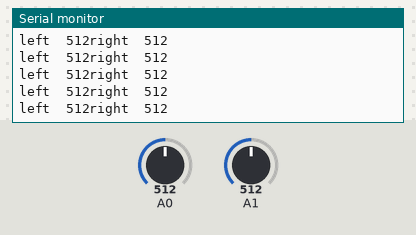
Bench run of a sketch on a simulated Arduino Uno, built with avr-gcc and run on an emulated ATmega328P. On the bench: the last lines printed to the serial monitor. The inputs (shaded band) are chosen by the test bench; at power-on: A1 = 512, A0 = 512.

Above: at 2.7 s.
2.8 s: A1 set to 991
At 3.4 s:
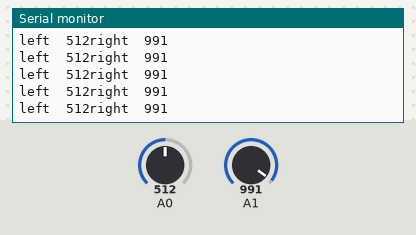
5.8 s: A1 set to 1015
At 6.4 s:
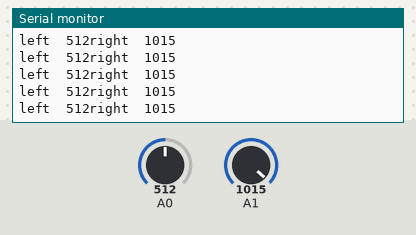
7.3 s: A0 set to 111
At 8.3 s:
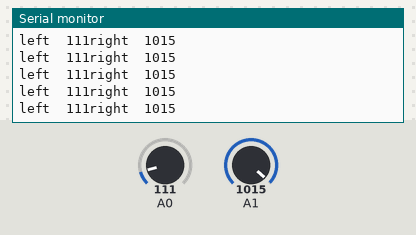
10.3 s: A0 set to 89
At 10.8 s:
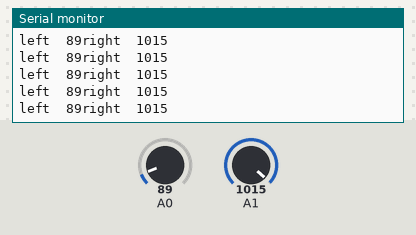
Timing chart, 0 to 13.3 s (numbered marks = the images above; inputs shaded):
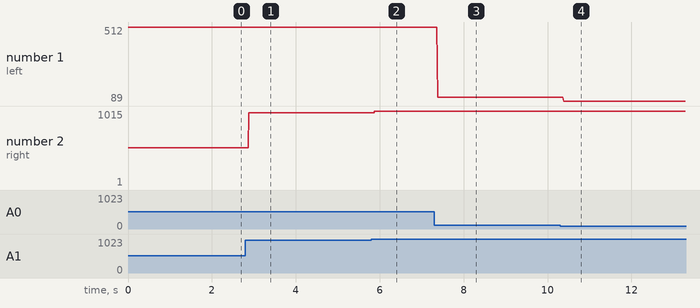

The sketch:

sensortest.ino
```cpp
int white=0;
void setup() {
  // put your setup code here, to run once:
  Serial.begin(9600);
}

void loop() {
  // put your main code here, to run repeatedly:
  int left = analogRead(A0);
  int right= analogRead(A1);
  // if ((analogRead(A2)<200)){
  //   //前方センサが白を検知
  //     white=white+1;
  //     //backを1に
  //   //}
  // }
  Serial.print("left  ");
  Serial.print(left);
  Serial.print("right  ");
  Serial.println(right);
  // Serial.print("front");
  // Serial.print(front);
  // Serial.print("backL");
  // Serial.print(backl);
  // Serial.print("backR");
  // Serial.println(backr);
}
```

Measured:
- after the input at 2.8 s, the serial monitor: prints a new line after 0.08 s (image 1)
- after the input at 5.8 s, the serial monitor: prints a new line after 0.08 s (image 2)
- after the input at 7.3 s, the serial monitor: prints a new line after 0.09 s (image 3)
- after the input at 10.3 s, the serial monitor: prints a new line after 0.08 s (image 4)
- plotted number 1: 512 → 111 after the input at 7.3 s, 111 → 89 after the input at 10.3 s
- plotted number 2: 512 → 991 after the input at 2.8 s, 991 → 1015 after the input at 5.8 s, 1015 → 1 after the input at 10.3 s
